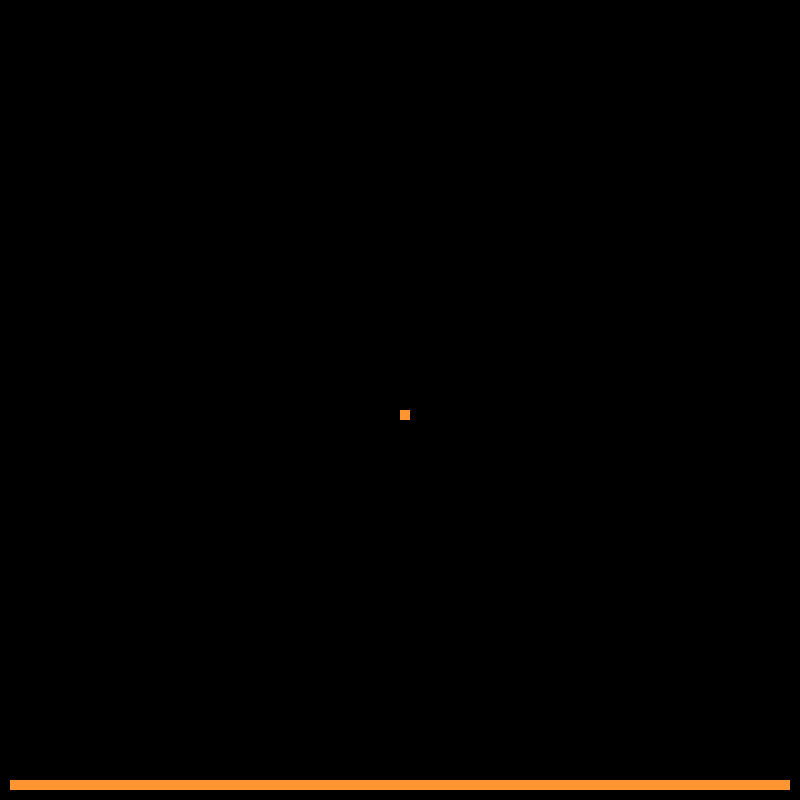
Frame 1 (no input)
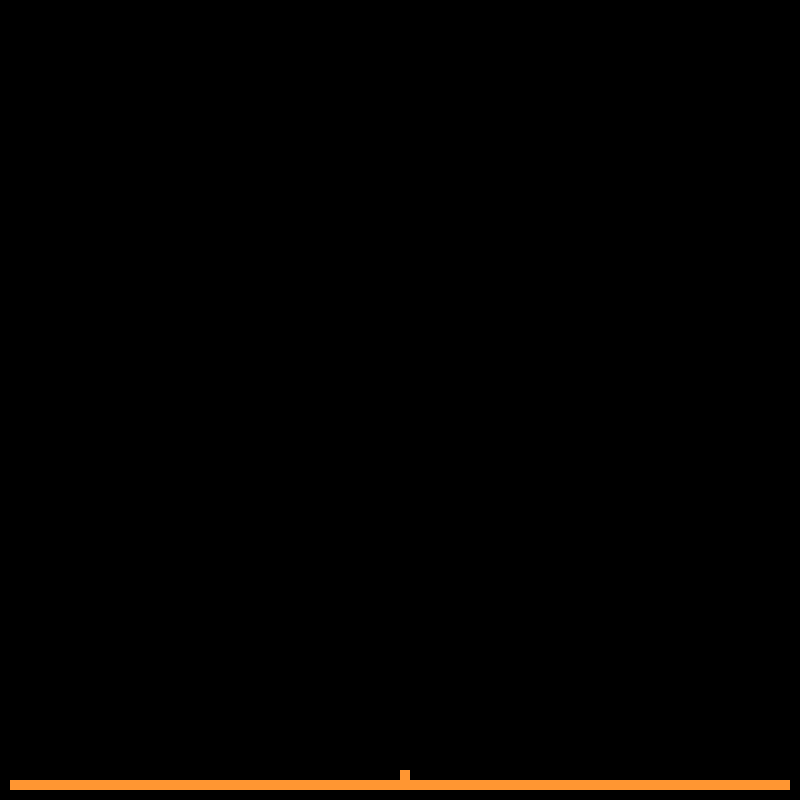
Frame 60 (the mouse pressed at the canvas centre just before this capture)
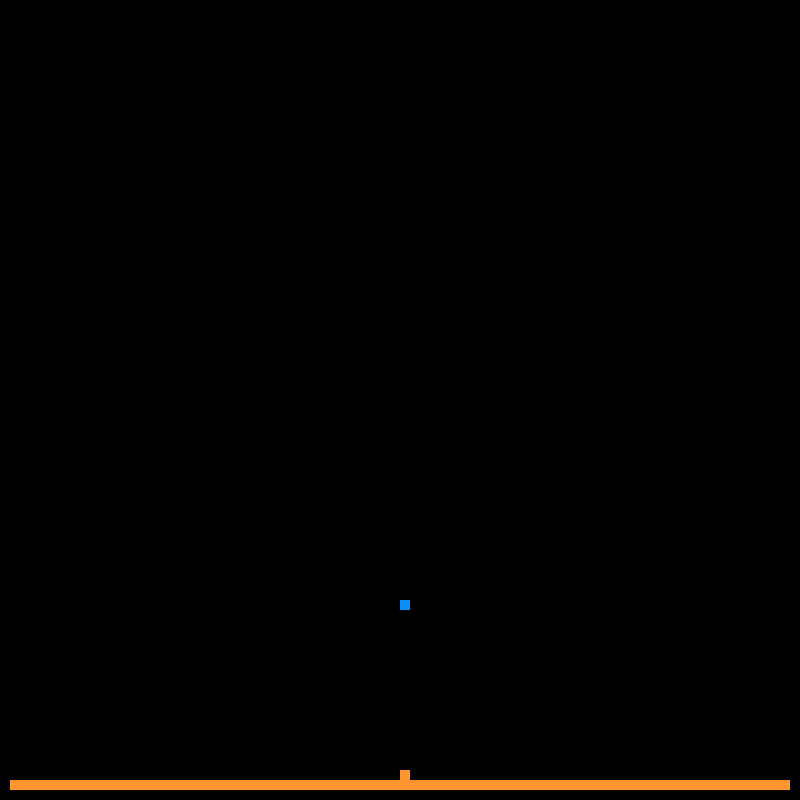
Frame 120 (the mouse held since frame 60 and released just before this capture)

The Processing sketch that drew these frames (run headless with seeded random() and noise(); from frame 60 on, the mouse is pressed at the canvas centre):

// Processing sketch: fallingSandSandOverWater
// ── fallingSandSandOverWater.pde
// https://blog.winter.dev/2020/falling-sand-games/

// using some of the logic here for checking 
// and using a regular array instead of a pixel array
// for sand that is going to move I will have to make a new
// position variable x1 y1  and set the x and y to 0 to delete the old one
// if I only use one array I run into the problem of teleporting the 
// sand to the bottom
// if I use two arrays I will have to check if it is empty in current

int [][] grid;
int [][] nextGrid;
int cols;
int rows;
int sz;
color _EMPTY = color(0);
color _SAND  = color(255, 150, 50);
color _WATER = color(10,140,250);

void setup() {
  size(800, 800);
  sz = 10;
  cols = int(width/sz);
  rows = int(height/sz);
  noStroke();
  grid = new int [rows][cols];
  grid[40][40] = 1;


  for (int i = 0; i<cols; i++) {
    grid[78][i]=1;
  }

  showGrid();
}

void draw() {
  update();
  showGrid();
}

void mousePressed() {

  grid[0][40] = 2;
}

void mouseDragged() {
  float mpx = map(mouseX, 0, width, 0, cols-1);
  float mpy = map(mouseY, 0, height, 0, rows-1);

  mpx = ((mpx+cols)%cols); // makes it on a torus

  mpy =((mpy+rows)%rows);
  if (keyPressed) {
    if (key == 'w' || key ==  'W') {
    grid[int(mpy)][int(mpx)] = 2;
    }
 else if(key == 's' || key == 'S') {
    grid[int(mpy)][int(mpx)] = 1;
  }
  else if(key == 'x' ||key == 'X'){
    grid[int(mpy)][int(mpx)] = 0;
  }
}
}


void update() {
  // check each 
  nextGrid = new int[rows][cols];
  for (int j =0; j <rows-1; j++) {   // scroll through from top seems to work bettter
    for (int i =1; i < cols-1; i++) {

      /// sand
      if ( grid[j][i] == 1) {
        sandCase(i, j);
      }
      else if ( grid[j][i] == 2){
        waterCase(i,j);
      }
    }
  }


  // arrayCopy(newWorld,world); this does not work  need to manually copy the array

  for (int j=0; j< rows; j++) {  //  
    for (int i=0; i< cols; i++) {
      grid[j][i] = nextGrid[j][i];
    }
  }
}

boolean inBounds(int x, int y) {
  return x >= 1    && y >= 0
    && x < cols-1 && y < rows-1;  // rows not height
}

boolean isEmpty(int x, int y) {
  return inBounds(x, y) && (grid[y][x] == 0 && nextGrid[y][x] == 0); // check in current grid and next
}


boolean isWater(int x, int y) {
  return inBounds(x, y) && (grid[y][x] == 2 || nextGrid[y][x] == 2); // check in current grid and next
}

void setCell(int x, int y, int element) {
  // set the cell in the array 0 is empty element  is sand set to 1
  // but can be changed to 2 water, 3 rock;

  nextGrid[y][x] = element;  // set in next grid
}




void  sandCase(int i, int j) {

  boolean down  = isEmpty(i, j + 1);
  //boolean downW  = isWater(i,j+1);
  boolean left  = isEmpty(i - 1, j + 1);
  boolean right = isEmpty(i + 1, j + 1);

  // add random ness if both left and right are true
  if (left && right) {
    boolean rand = random(1) > .5;
    left  = rand ? true  : false;
    right = rand ? false : true;
  }

  // set to nextGrid array

  if (down)  setCell(i, j + 1, 1);
 // else if (downW){ setCell(i,j,2); setCell(i,j+1,1);}  // switch places
  else if (left)  setCell(i - 1, j + 1, 1);
  else if (right) setCell(i + 1, j + 1, 1);
  else setCell(i, j, 1); // still need to add to the new array
}



void  waterCase(int i, int j) {

  boolean down  = isEmpty(i, j + 1);
  boolean left  = isEmpty(i - 1, j);
  boolean right = isEmpty(i + 1, j);
   
  // add random ness if both left and right are true
  if (left && right) {
    boolean rand = random(1) > .5;
    left  = rand ? true  : false;
    right = rand ? false : true;
  }

  // set to nextGrid array

  if (down)  setCell(i, j + 1, 2);
  else if (left)  setCell(i - 1, j , 2);
  else if (right) setCell(i + 1, j , 2);
  else setCell(i, j, 2); // still need to add to the new array
}

void showGrid() {
  for (int j =0; j < rows; j++) {
    for (int i =0; i < cols; i++) {
      // set color
      if (grid[j][i]==1) {
        fill(_SAND);
      } 
      
      else if(grid[j][i] == 2){
       fill(_WATER); 
      }
      else {
        fill(_EMPTY);
      }

      rect(i*sz, j*sz, sz, sz); // whoops!! this is standard x, y
    }
  }
}
